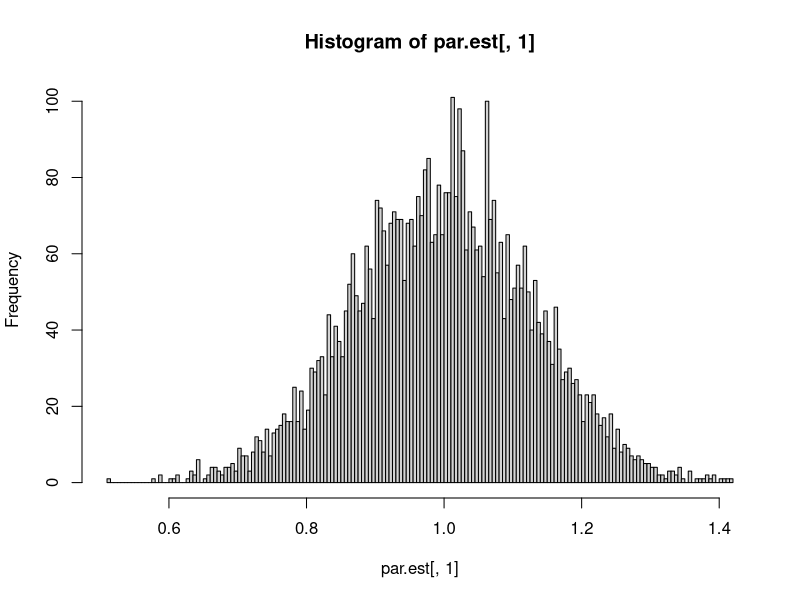
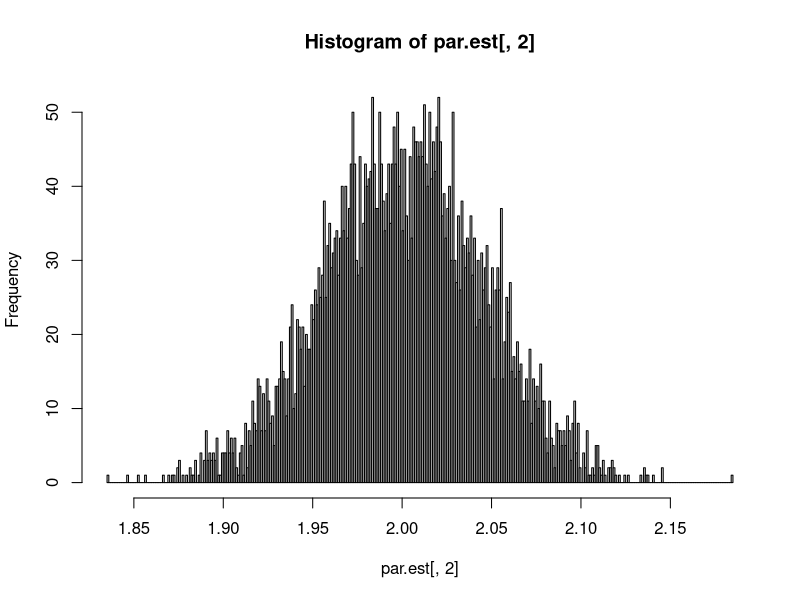
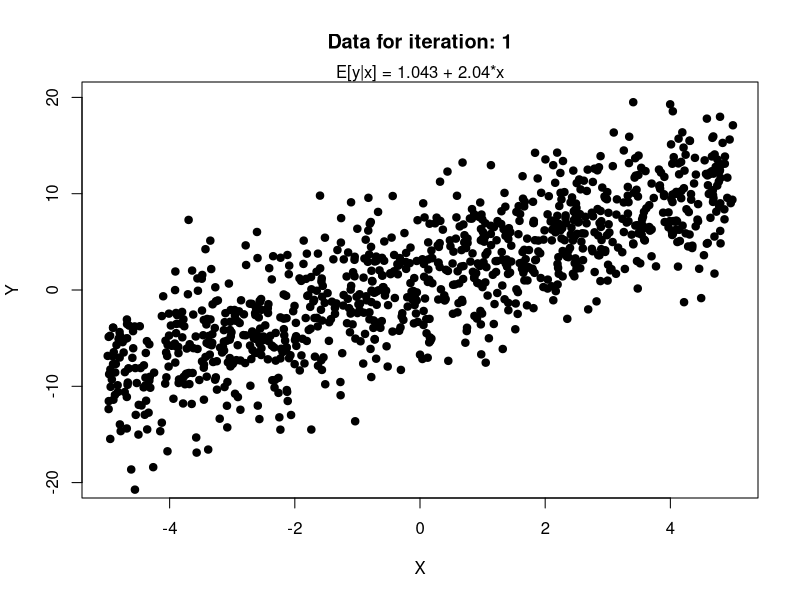
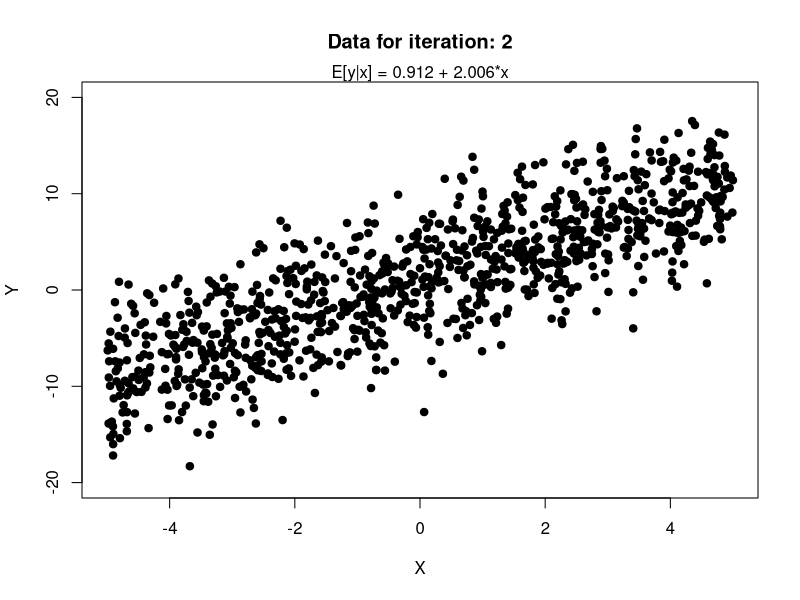
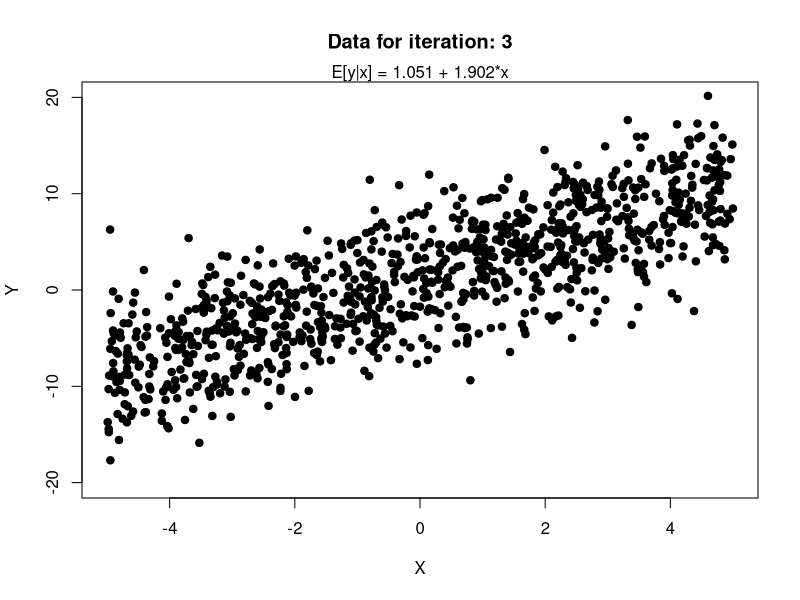
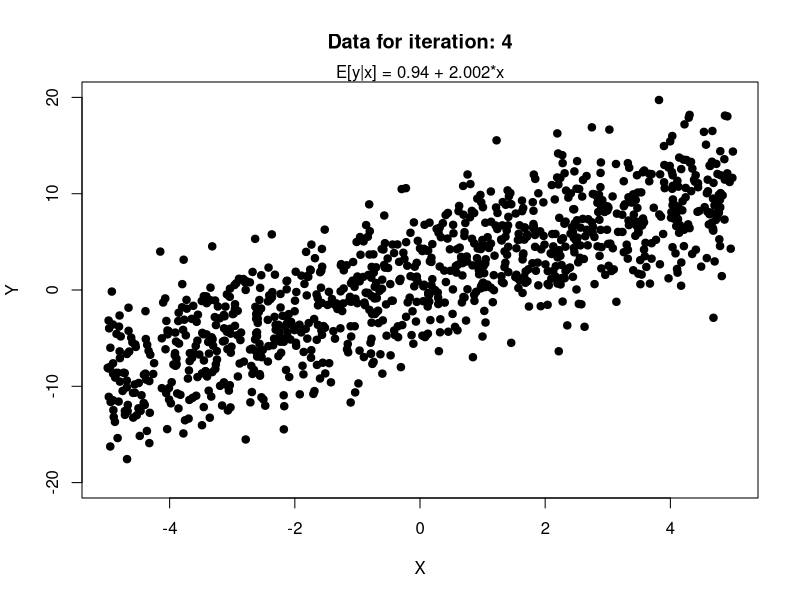
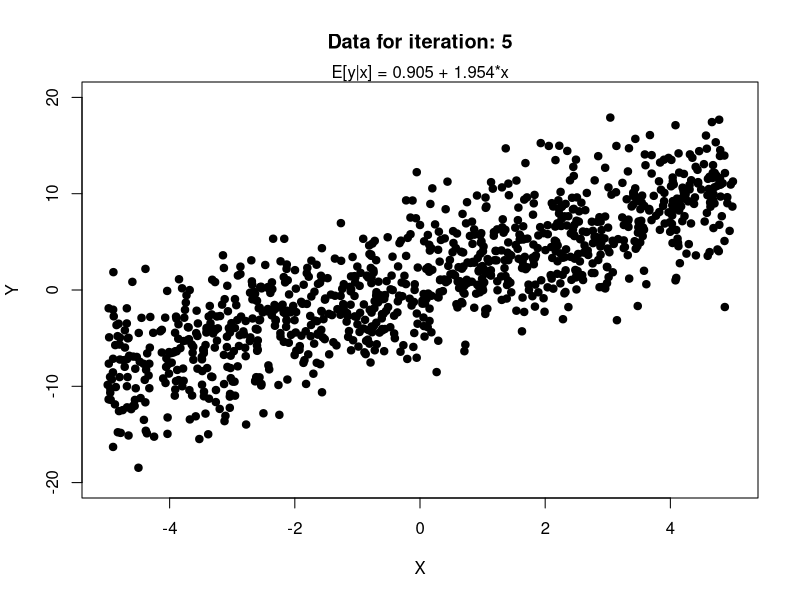

Source code (R) for these figures, in order:
# ---------------------------
# Title: Review of MC experiments (POLS 603)
# Keigo Tanabe
# Last modified on: Apr 6, 2022
# ---------------------------

# Preparation  -------------
library(tidyverse); library(here); library(conflicted)
library(glue)


set.seed(20220406) # to allow the exact replication of the results.


# DGP  -----------------
n <- 1000  # sample size. 
X <- runif(n, -5, 5) # X is fixed 
reps <- 5000 # set the number of repetitions. at least 1000. often more. But note it takes longer.

b0 <- 1
b1 <- 2


# MC experiment --------
n_max <- reps
par.est <- matrix(NA, nrow=n_max, ncol = 2)  
for (i in 1:n_max) {
  
  # Draw ----
  error <- rnorm(n, 0, 4) # the stochastic part N(0,1) error.
  Y <- b0 + b1*X + error  # the true DGP 
  
  # Estimation ----
  model <- lm(Y ~ X) # ols
  

  # Saving the results ----
  par.est[i,1] <- model$coef[1] # 'i' for each iteration.
  par.est[i,2] <- model$coef[2] 
  
  if(i %% 1000 == 0){print(i)}else{next}

}


# Results
hist(par.est[,1], breaks=250)
hist(par.est[,2], breaks=250)



# MC experiment with plots and comments -------


ped <- T # turn F to run 5000 simulations without plots and comments. 
n_max <- 5 # if ped = T, n_max <- 5. otherwise, n_max <- reps

# an empty matrix to store the estimates
par.est <- matrix(NA, nrow=n_max, ncol = 2)  
  # you can also use lists, vectors, or dataframe to store results.
 
for (i in 1:n_max) {
  
  # time ----

  # Draw ----
  if(ped){cat("================ New observations ================\n")}
  error <- rnorm(n, 0, 4) # the stochastic part N(0,1) error.
  Y <- b0 + b1*X + error  # the true DGP 
  
  if(ped){cat("# See the plot ")}
  
  if(ped){print(plot(X, Y, pch=19, xlim=c(-5,5),ylim=c(-20,20),main = glue::glue("Data for iteration: {i}")))}
  
  # Estimation ----
  model <- lm(Y ~ X) # ols
  
  if(ped){Sys.sleep(1)
    mtext(glue("E[y|x] = {round(coef(model)[1],3)} + {round(coef(model)[2],3)}*x"))
    Sys.sleep(1)}
  
  # Saving the results ----
  if(ped){cat("================ Save the results ================\n")}
  par.est[i,1] <- model$coef[1] # 'i' for each iteration.
  par.est[i,2] <- model$coef[2] 
  
  if(ped){Sys.sleep(1)
    print(head(par.est))
    Sys.sleep(1.5)}
  

  # Progress
  if(ped){
    cat(" ================ completed draw",i, " ================\n \n")
    Sys.sleep(1)
    }else{if(i %% 1000 == 0){print(i)}else{next}}
  
  # cat("completed in ", tm - Sys.time(), " seconds\n")
}





# for more.
browseURL("https://bookdown.org/rdpeng/rprogdatascience/parallel-computation.html")
browseURL("https://methods.sagepub.com/book/monte-carlo-simulation-and-resampling-methods-for-social-science")
